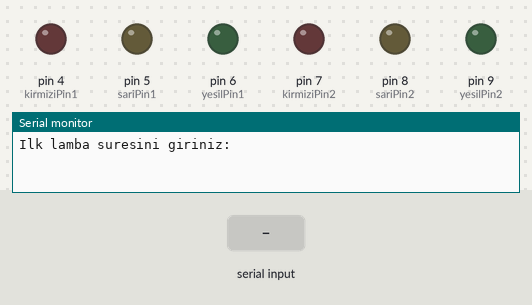
The sketch below on a simulated Arduino Uno, built with avr-gcc and run on an emulated ATmega328P. Shown: output pins drawn as LEDs (lit = HIGH), the last lines printed to the serial monitor. Inputs (shaded band) come from the test bench.

Above: at 1.2 s.
1.3 s: "90,45\n" received over Serial
At 2.6 s:
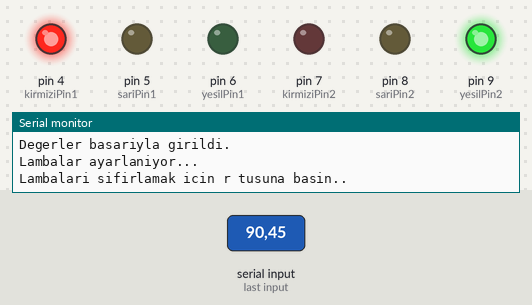
2.9 s: "r90\n" received over Serial
4.4 s: "0\n" received over Serial
At 4.8 s:
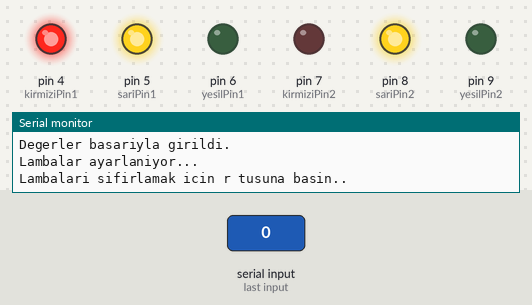
At 6.8 s:
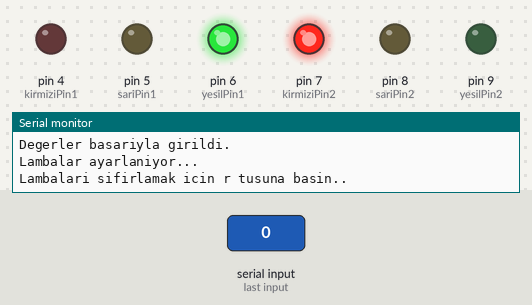
Timing chart, 0 to 57.9 s (numbered marks = the images above; inputs shaded):
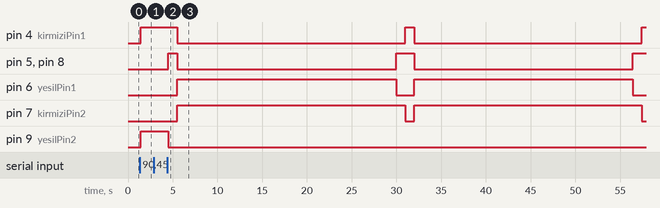

Measured:
- after the input at 1.3 s, pin 4 (kirmiziPin1), pin 9 (yesilPin2): LOW → HIGH after 0.14 s
- after the input at 4.4 s, pin 4 (kirmiziPin1): alternates HIGH for 1.0 s and LOW for 25.5 s, starting after 1.1 s; pin 5 (sariPin1): goes HIGH 1.0 s, LOW 24.5 s, HIGH 2.0 s, LOW 24.5 s, then HIGH, starting after 0.11 s

The sketch:

terminal_trafik.ino
```cpp
//lamba için gerekli arduino çıkışları
const int kirmiziPin1 = 4;
const int sariPin1 = 5;
const int yesilPin1 = 6;

const int kirmiziPin2 = 7;
const int sariPin2 = 8;
const int yesilPin2 = 9;

int toplamSure1 = 5;
int toplamSure2 = 5;

//şimdiki zaman değerini tutmak ve gecikmeler için
uint32_t zaman1 = 0;

// 0: Kırmızı, 1: Sarı, 2: Yeşil
int durum = 0;

// resetlemek için gerkli
bool degerAlmaModu = true;

void setup() {
  //çıkışları seçiyoruz
  Serial.begin(9600);

  pinMode(kirmiziPin1, OUTPUT);
  pinMode(sariPin1, OUTPUT);
  pinMode(yesilPin1, OUTPUT);

  pinMode(kirmiziPin2, OUTPUT);
  pinMode(sariPin2, OUTPUT);
  pinMode(yesilPin2, OUTPUT);
}

void loop() {
  //kullanıcıdan değer almak için gerekli loop
  if (degerAlmaModu) {
    if (!Serial.available()) {
      Serial.println("Ilk lamba suresini giriniz: \n");
      Serial.setTimeout(100000);
      toplamSure1 = Serial.parseInt();
      Serial.setTimeout(1000);
      Serial.println("Ikinci lamba suresini giriniz: \n");
      Serial.setTimeout(100000);
      toplamSure2 = Serial.parseInt();
      Serial.setTimeout(1000);
      Serial.println("Degerler basariyla girildi.");
      Serial.println("Lambalar ayarlaniyor...");
      Serial.println("Lambalari sifirlamak icin r tusuna basin.. \n");
      Serial.flush();
      degerAlmaModu = false;  // Değer alım modunu kapat
    }
  } else {
    // Değerler alındıktan sonra normal işlemler devam eder önceki trafik ışık kodunun aynısı
    uint32_t zaman2 = millis();

    if (durum == 0) {
      digitalWrite(sariPin1, LOW);
      digitalWrite(sariPin2, LOW);
      digitalWrite(kirmiziPin2, LOW);
      digitalWrite(kirmiziPin1, HIGH);
      digitalWrite(yesilPin2, HIGH);

      if (zaman2 - zaman1 >= toplamSure2 * 1000) {
        zaman1 = zaman2;
        durum = 1;
      }
    } else if (durum == 1) {
      digitalWrite(sariPin1, HIGH);
      digitalWrite(sariPin2, HIGH);
      digitalWrite(yesilPin2, LOW);

      if (zaman2 - zaman1 >= 1000) {
        zaman1 = zaman2;
        durum = 2;
      }
    } else if (durum == 2) {
      digitalWrite(kirmiziPin1, LOW);
      digitalWrite(sariPin1, LOW);
      digitalWrite(sariPin2, LOW);
      digitalWrite(yesilPin1, HIGH);
      digitalWrite(kirmiziPin2, HIGH);

      if (zaman2 - zaman1 >= toplamSure1 * 1000) {
        zaman1 = zaman2;
        durum = 3;
      }
    } else if (durum == 3) {
      digitalWrite(yesilPin1, LOW);
      digitalWrite(sariPin1, HIGH);
      digitalWrite(sariPin2, HIGH);

      if (zaman2 - zaman1 >= 1000) {
        zaman1 = zaman2;
        durum = 0;
      }
    }

    // R tuşu algılama ve değişkenleri sıfırlama
    if (Serial.available()) {
      char karakter = Serial.read();
      if (karakter == 'r' || karakter == 'R') {
        degerAlmaModu = true;  // Değer alma modunu aç
        durum = 0;             // Durumu sıfırla
        zaman1 = 0;            // Zamanlayıcıyı sıfırla
        Serial.println("\n ");
        Serial.println("Yeni lamba suresini giriniz: ");
      }
    }
  }
}
```
